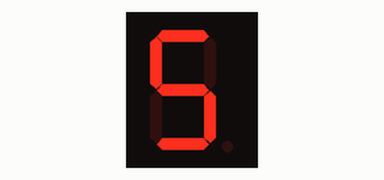
Recording of a sketch running on a simulated Arduino Uno, built with avr-gcc and run on an emulated ATmega328P. Parts: 1-digit seven-segment display. Wiring (inferred from the names in the program): 1-digit 7-segment display, segments lit when HIGH: segments pin 2, pin 3, pin 4, pin 5, pin 6, pin 7, pin 8. The segment pins are drawn as the display they are named for.

Above: at 0.1 s.
At 2.1 s:
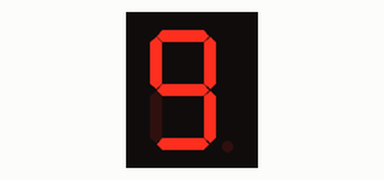
At 4.1 s:
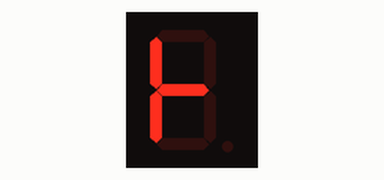
At 8.1 s:
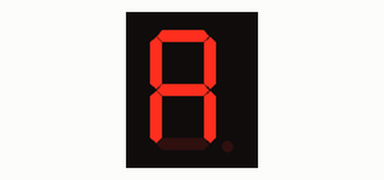
At 11.1 s:
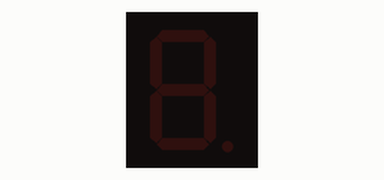

Measured:
- by itself, everything shown: repeats every 12.0 s, in 12 steps
- what the display in image 1 shows lasts 1.0 s, from 2.0 s to 3.0 s

The sketch:

sketch_7SegmentNamePALADA.ino
```cpp
/* 7 SEGMENT NAME PALADA*/
int segmentA = 2;
int segmentB = 3;
int segmentC = 4;
int segmentD = 5;
int segmentE = 6;
int segmentF = 7;
int segmentG = 8;

void setup() {
  pinMode(segmentA, OUTPUT);
  pinMode(segmentB, OUTPUT);
  pinMode(segmentC, OUTPUT);
  pinMode(segmentD, OUTPUT);
  pinMode(segmentE, OUTPUT);
  pinMode(segmentF, OUTPUT);
  pinMode(segmentG, OUTPUT);
}

void loop() {
   /*P*/
  digitalWrite(segmentG, HIGH);
  digitalWrite(segmentF, HIGH);
  digitalWrite(segmentC, HIGH);
  digitalWrite(segmentA, HIGH);
  digitalWrite(segmentD, HIGH);
  digitalWrite(segmentB, LOW);
  digitalWrite(segmentE, LOW);
  delay(1000);

  digitalWrite(segmentA, LOW);
  digitalWrite(segmentB, LOW);
  digitalWrite(segmentC, LOW);
  digitalWrite(segmentD, LOW);
  digitalWrite(segmentE, LOW);
  digitalWrite(segmentF, LOW);
  digitalWrite(segmentG, LOW);
  delay(1000);

  /*A*/
  digitalWrite(segmentG, HIGH);
  digitalWrite(segmentF, HIGH);
  digitalWrite(segmentC, HIGH);
  digitalWrite(segmentA, HIGH);
  digitalWrite(segmentB, HIGH);
  digitalWrite(segmentD, HIGH);
  digitalWrite(segmentE, LOW);
  delay(1000);

  digitalWrite(segmentA, LOW);
  digitalWrite(segmentB, LOW);
  digitalWrite(segmentC, LOW);
  digitalWrite(segmentD, LOW);
  digitalWrite(segmentE, LOW);
  digitalWrite(segmentF, LOW);
  digitalWrite(segmentG, LOW);
  delay(1000);

  /*L*/
  digitalWrite(segmentF, HIGH);
  digitalWrite(segmentG, HIGH);
  digitalWrite(segmentE, HIGH);
  digitalWrite(segmentB, LOW);
  digitalWrite(segmentA, LOW);
  digitalWrite(segmentC, LOW);
  digitalWrite(segmentD, LOW);
  delay(1000);

  digitalWrite(segmentA, LOW);
  digitalWrite(segmentB, LOW);
  digitalWrite(segmentC, LOW);
  digitalWrite(segmentD, LOW);
  digitalWrite(segmentE, LOW);
  digitalWrite(segmentF, LOW);
  digitalWrite(segmentG, LOW);
  delay(1000);

  /*A*/
  digitalWrite(segmentG, HIGH);
  digitalWrite(segmentF, HIGH);
  digitalWrite(segmentC, HIGH);
  digitalWrite(segmentA, HIGH);
  digitalWrite(segmentB, HIGH);
  digitalWrite(segmentD, HIGH);
  digitalWrite(segmentE, LOW);
  delay(1000);

  digitalWrite(segmentA, LOW);
  digitalWrite(segmentB, LOW);
  digitalWrite(segmentC, LOW);
  digitalWrite(segmentD, LOW);
  digitalWrite(segmentE, LOW);
  digitalWrite(segmentF, LOW);
  digitalWrite(segmentG, LOW);
  delay(1000);

  /*D*/
  digitalWrite(segmentG, HIGH);
  digitalWrite(segmentF, HIGH);
  digitalWrite(segmentC, HIGH);
  digitalWrite(segmentA, HIGH);
  digitalWrite(segmentB, HIGH);
  digitalWrite(segmentE, HIGH);
  digitalWrite(segmentD, LOW);
  delay(1000);

  digitalWrite(segmentA, LOW);
  digitalWrite(segmentB, LOW);
  digitalWrite(segmentC, LOW);
  digitalWrite(segmentD, LOW);
  digitalWrite(segmentE, LOW);
  digitalWrite(segmentF, LOW);
  digitalWrite(segmentG, LOW);
  delay(1000);

  /*A*/
  digitalWrite(segmentG, HIGH);
  digitalWrite(segmentF, HIGH);
  digitalWrite(segmentC, HIGH);
  digitalWrite(segmentA, HIGH);
  digitalWrite(segmentB, HIGH);
  digitalWrite(segmentD, HIGH);
  digitalWrite(segmentE, LOW);
  delay(1000);

  digitalWrite(segmentA, LOW);
  digitalWrite(segmentB, LOW);
  digitalWrite(segmentC, LOW);
  digitalWrite(segmentD, LOW);
  digitalWrite(segmentE, LOW);
  digitalWrite(segmentF, LOW);
  digitalWrite(segmentG, LOW);
  delay(1000);


}
```
